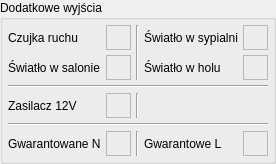
    <widget class="QGroupBox" name="groupBox_14">
     <property name="title">
      <string>Dodatkowe wyjścia</string>
     </property>
     <layout class="QGridLayout" name="gridLayout_3">
      <property name="leftMargin">
       <number>5</number>
      </property>
      <property name="topMargin">
       <number>5</number>
      </property>
      <property name="rightMargin">
       <number>5</number>
      </property>
      <property name="bottomMargin">
       <number>5</number>
      </property>
      <property name="spacing">
       <number>5</number>
      </property>
      <item row="7" column="4">
       <widget class="QFrame" name="gwarantowane_l">
        <property name="minimumSize">
         <size>
          <width>25</width>
          <height>25</height>
         </size>
        </property>
        <property name="maximumSize">
         <size>
          <width>25</width>
          <height>25</height>
         </size>
        </property>
        <property name="autoFillBackground">
         <bool>false</bool>
        </property>
        <property name="styleSheet">
         <string notr="true">background: &quot;white&quot;</string>
        </property>
        <property name="frameShape">
         <enum>QFrame::StyledPanel</enum>
        </property>
        <property name="frameShadow">
         <enum>QFrame::Raised</enum>
        </property>
       </widget>
      </item>
      <item row="7" column="3">
       <widget class="QLabel" name="lgwarantowanel">
        <property name="text">
         <string>Gwarantowe L</string>
        </property>
       </widget>
      </item>
      <item row="7" column="1">
       <widget class="QFrame" name="gwarantowane_n">
        <property name="minimumSize">
         <size>
          <width>25</width>
          <height>25</height>
         </size>
        </property>
        <property name="maximumSize">
         <size>
          <width>25</width>
          <height>25</height>
         </size>
        </property>
        <property name="autoFillBackground">
         <bool>false</bool>
        </property>
        <property name="styleSheet">
         <string notr="true">background: &quot;white&quot;</string>
        </property>
        <property name="frameShape">
         <enum>QFrame::StyledPanel</enum>
        </property>
        <property name="frameShadow">
         <enum>QFrame::Raised</enum>
        </property>
       </widget>
      </item>
      <item row="1" column="4">
       <widget class="QFrame" name="swiatlo_hol">
        <property name="minimumSize">
         <size>
          <width>25</width>
          <height>25</height>
         </size>
        </property>
        <property name="maximumSize">
         <size>
          <width>25</width>
          <height>25</height>
         </size>
        </property>
        <property name="autoFillBackground">
         <bool>false</bool>
        </property>
        <property name="styleSheet">
         <string notr="true">background: &quot;white&quot;</string>
        </property>
        <property name="frameShape">
         <enum>QFrame::StyledPanel</enum>
        </property>
        <property name="frameShadow">
         <enum>QFrame::Raised</enum>
        </property>
       </widget>
      </item>
      <item row="0" column="0">
       <widget class="QLabel" name="lczujkaruchu">
        <property name="text">
         <string>Czujka ruchu</string>
        </property>
       </widget>
      </item>
      <item row="5" column="1">
       <widget class="QFrame" name="zasilacz12v">
        <property name="minimumSize">
         <size>
          <width>25</width>
          <height>25</height>
         </size>
        </property>
        <property name="maximumSize">
         <size>
          <width>25</width>
          <height>25</height>
         </size>
        </property>
        <property name="autoFillBackground">
         <bool>false</bool>
        </property>
        <property name="styleSheet">
         <string notr="true">background: &quot;white&quot;</string>
        </property>
        <property name="frameShape">
         <enum>QFrame::StyledPanel</enum>
        </property>
        <property name="frameShadow">
         <enum>QFrame::Raised</enum>
        </property>
       </widget>
      </item>
      <item row="0" column="3">
       <widget class="QLabel" name="lwiatlosypialnia">
        <property name="text">
         <string>Światło w sypialni</string>
        </property>
       </widget>
      </item>
      <item row="0" column="4">
       <widget class="QFrame" name="swiatlo_sypialnia">
        <property name="minimumSize">
         <size>
          <width>25</width>
          <height>25</height>
         </size>
        </property>
        <property name="maximumSize">
         <size>
          <width>25</width>
          <height>25</height>
         </size>
        </property>
        <property name="autoFillBackground">
         <bool>false</bool>
        </property>
        <property name="styleSheet">
         <string notr="true">background: &quot;white&quot;</string>
        </property>
        <property name="frameShape">
         <enum>QFrame::StyledPanel</enum>
        </property>
        <property name="frameShadow">
         <enum>QFrame::Raised</enum>
        </property>
       </widget>
      </item>
      <item row="1" column="0">
       <widget class="QLabel" name="lswiatlosalon">
        <property name="text">
         <string>Światło w salonie</string>
        </property>
       </widget>
      </item>
      <item row="1" column="3">
       <widget class="QLabel" name="lswiatlohol">
        <property name="text">
         <string>Światło w holu</string>
        </property>
       </widget>
      </item>
      <item row="4" column="0" colspan="5">
       <widget class="Line" name="line_7">
        <property name="orientation">
         <enum>Qt::Horizontal</enum>
        </property>
       </widget>
      </item>
      <item row="0" column="2" rowspan="2">
       <widget class="Line" name="line_6">
        <property name="orientation">
         <enum>Qt::Vertical</enum>
        </property>
       </widget>
      </item>
      <item row="7" column="2">
       <widget class="Line" name="line_5">
        <property name="orientation">
         <enum>Qt::Vertical</enum>
        </property>
       </widget>
      </item>
      <item row="5" column="0">
       <widget class="QLabel" name="lzasilacz12v">
        <property name="text">
         <string>Zasilacz 12V</string>
        </property>
       </widget>
      </item>
      <item row="7" column="0">
       <widget class="QLabel" name="lgwarantowanen">
        <property name="text">
         <string>Gwarantowane N</string>
        </property>
       </widget>
      </item>
      <item row="0" column="1">
       <widget class="QFrame" name="czujka_ruchu">
        <property name="minimumSize">
         <size>
          <width>25</width>
          <height>25</height>
         </size>
        </property>
        <property name="maximumSize">
         <size>
          <width>25</width>
          <height>25</height>
         </size>
        </property>
        <property name="autoFillBackground">
         <bool>false</bool>
        </property>
        <property name="styleSheet">
         <string notr="true">background: &quot;white&quot;</string>
        </property>
        <property name="frameShape">
         <enum>QFrame::StyledPanel</enum>
        </property>
        <property name="frameShadow">
         <enum>QFrame::Raised</enum>
        </property>
       </widget>
      </item>
      <item row="1" column="1">
       <widget class="QFrame" name="swiatlo_salon">
        <property name="minimumSize">
         <size>
          <width>25</width>
          <height>25</height>
         </size>
        </property>
        <property name="maximumSize">
         <size>
          <width>25</width>
          <height>25</height>
         </size>
        </property>
        <property name="autoFillBackground">
         <bool>false</bool>
        </property>
        <property name="styleSheet">
         <string notr="true">background: &quot;white&quot;</string>
        </property>
        <property name="frameShape">
         <enum>QFrame::StyledPanel</enum>
        </property>
        <property name="frameShadow">
         <enum>QFrame::Raised</enum>
        </property>
       </widget>
      </item>
      <item row="6" column="0" colspan="5">
       <widget class="Line" name="line_8">
        <property name="orientation">
         <enum>Qt::Horizontal</enum>
        </property>
       </widget>
      </item>
      <item row="5" column="2">
       <widget class="Line" name="line_9">
        <property name="orientation">
         <enum>Qt::Vertical</enum>
        </property>
       </widget>
      </item>
     </layout>
    </widget>
